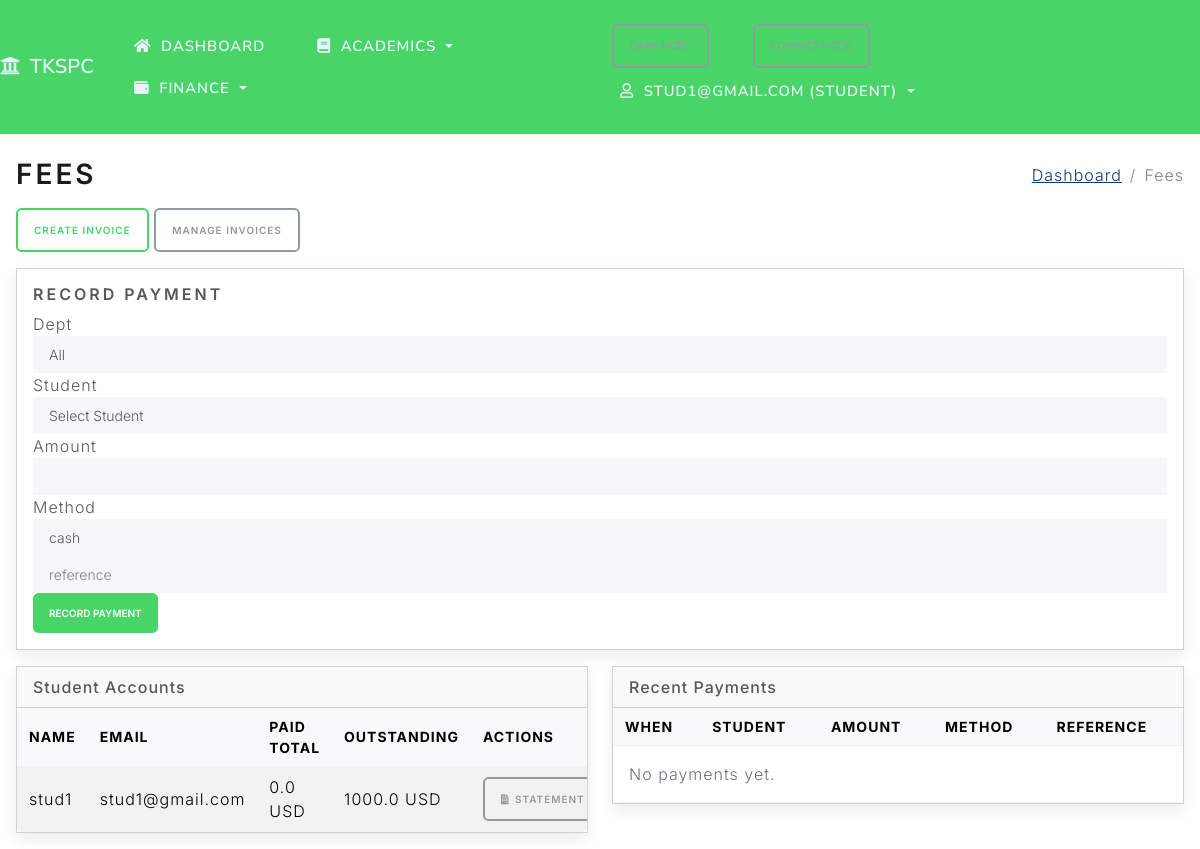
The app's page /finance/fees (signed in) with its own data.
### project/models.py (models this page shows)
class Student(db.Model):
    id = db.Column(db.Integer, primary_key=True)
    name = db.Column(db.String(100), nullable=False)
    email = db.Column(db.String(120), unique=True, nullable=False)
    phone = db.Column(db.String(20), nullable=False)
    registration_number = db.Column(db.String(50), unique=True)
    roll_number = db.Column(db.String(50), unique=True)
    address = db.Column(db.Text)
    date_of_birth = db.Column(db.Date)
    gender = db.Column(db.String(20))
    admission_date = db.Column(db.Date)
    department_id = db.Column(db.Integer, db.ForeignKey('department.id'))
    guardian_name = db.Column(db.String(100))
    guardian_phone = db.Column(db.String(20))
    guardian_email = db.Column(db.String(100))
    status = db.Column(db.String(20), default='active')
    tutor_id = db.Column(db.Integer, db.ForeignKey('teacher.id'))
    nationality = db.Column(db.String(50))
    blood_group = db.Column(db.String(10))
    religion = db.Column(db.String(50))
    community = db.Column(db.String(50))
    sslc_marks = db.Column(db.Integer)
    hsc_marks = db.Column(db.Integer)
    current_year = db.Column(db.Integer)
    semester_id = db.Column(db.Integer, db.ForeignKey('semester.id'))
    section = db.Column(db.String(10))
    father_name = db.Column(db.String(100))
    mother_name = db.Column(db.String(100))
    emergency_contact_name = db.Column(db.String(100))
    emergency_contact_phone = db.Column(db.String(20))
    previous_school = db.Column(db.String(255))
    aadhar_no = db.Column(db.String(20))
    community_cert_no = db.Column(db.String(50))
    annual_income = db.Column(db.Float)
    income_cert_no = db.Column(db.String(50))
    temp_password = db.Column(db.String(100))
    courses = db.relationship('Course', secondary=enrollments, backref='students', lazy=True)
    attendances = db.relationship('Attendance', backref='student', lazy=True, cascade="all, delete-orphan")
    grades = db.relationship('Grade', backref='student', lazy=True, cascade="all, delete-orphan")
    fee_accounts = db.relationship('FeeAccount', backref='student', lazy=True, cascade="all, delete-orphan")
    invoices = db.relationship('Invoice', backref='student', lazy=True, cascade="all, delete-orphan")
    payments = db.relationship('FeePayment', backref='student', lazy=True, cascade="all, delete-orphan")
    parent_links = db.relationship('ParentStudentLink', backref='student', lazy=True, cascade="all, delete-orphan")

### project/routes.py (the view, shortened to what this page needs)
@app.route('/finance/fees', methods=['GET', 'POST'])
@crud_required('fee', 'read')
def finance_fees():
    role = session.get('role')
    user_email = session.get('user')
    query = Student.query
    if role == 'parent':
        try:
            db.create_all()
        except Exception:
            pass
        links = ParentStudentLink.query.filter_by(parent_username=user_email).all()
        student_ids = [l.student_id for l in links]
        query = query.filter(Student.id.in_(student_ids))
    elif role == 'student':
        student = Student.query.filter_by(email=user_email).first()
        if student:
            student_ids = [student.id]
            query = query.filter(Student.id == student.id)
        else:
            student_ids = []
            query = query.filter(False)
    students = query.order_by(Student.name.asc()).all()
    accounts = {a.student_id: a for a in FeeAccount.query.all()}
    if role in ['parent', 'student']:
        invoices = Invoice.query.filter(Invoice.student_id.in_(student_ids)).all()
        payments = FeePayment.query.filter(FeePayment.student_id.in_(student_ids)).all()
        recent_payments = FeePayment.query.filter(FeePayment.student_id.in_(student_ids)).order_by(FeePayment.paid_at.desc()).limit(10).all()
    else:
        invoices = Invoice.query.all()
        payments = FeePayment.query.all()
        recent_payments = FeePayment.query.order_by(FeePayment.paid_at.desc()).limit(10).all()
    paid_totals = {}
    for p in payments:
        paid_totals[p.student_id] = paid_totals.get(p.student_id, 0.0) + (p.amount or 0.0)
    due_totals = {}
    for inv in invoices:
        due_totals[inv.student_id] = due_totals.get(inv.student_id, 0.0) + (inv.amount_due or 0.0)
    outstanding = {sid: max(due_totals.get(sid, 0.0) - paid_totals.get(sid, 0.0), 0.0) for sid in set(list(due_totals.keys()) + list(paid_totals.keys()))}
    departments = Department.query.order_by(Department.name.asc()).all()
    return render_template('fees.html', title='Fees', students=students, departments=departments, accounts=accounts, recent_payments=recent_payments, outstanding=outstanding)

### project/routes.py (called while the page is built)
def crud_required(resource: str, action: str):
    def decorator(fn):
        @wraps(fn)
        def wrapper(*args, **kwargs):
            if not session.get('logged_in'):
                flash('Please log in to access this page.', 'warning')
                return redirect(url_for('login', next=request.path))
            role = session.get('role')
            allowed = CRUD_PERMISSIONS.get(resource, {}).get(action, [])
            if role not in allowed:
                flash('You are not authorized to perform this action.', 'danger')
                return redirect(url_for('index'))
            return fn(*args, **kwargs)
        return wrapper
    return decorator

### project/templates/fees.html (shortened to what this page needs)
{% extends 'base.html' %}
{% block page_title %}<h2 class="mb-0">Fees</h2>{% endblock %}
{% block breadcrumbs %}
  <li class="breadcrumb-item"><a href="{{ url_for('dashboard') }}">Dashboard</a></li>
  <li class="breadcrumb-item active" aria-current="page">Fees</li>
{% endblock %}
{% block content %}
{% if session.get('role') != 'parent' %}
<div class="d-flex justify-content-between align-items-center mb-3">
  <div>
    <a href="{{ url_for('create_invoice') }}" class="btn btn-sm btn-outline-primary mr-2">Create Invoice</a>
    <a href="{{ url_for('list_invoices') }}" class="btn btn-sm btn-outline-secondary">Manage Invoices</a>
  </div>
</div>
<div class="card mb-3">
  <div class="card-body">
    <h5 class="card-title">Record Payment</h5>
    <form class="form-inline" method="post" action="{{ url_for('finance_fees') }}">
    <label class="mr-2">Dept</label>
    <select id="dept_filter" class="form-control form-control-sm mr-2">
      <option value="">All</option>
    </select>
    <label class="mr-2">Student</label>
    <select name="student_id" id="student_id" class="form-control form-control-sm mr-2" required>
      <option value="">Select Student</option>
    </select>
    <label class="mr-2">Amount</label>
    <input type="number" step="0.01" name="amount" class="form-control form-control-sm mr-2" required>
    <label class="mr-2">Method</label>
    <select name="method" class="form-control form-control-sm mr-2">
      <option value="cash">cash</option>
    </select>
    <input type="text" name="reference" class="form-control form-control-sm mr-2" placeholder="reference">
    <button type="submit" class="btn btn-sm btn-primary">Record Payment</button>
  </form>
  </div>
</div>
{% endif %}
<div class="row">
  <div class="col-md-6">
    <div class="card mb-3">
      <div class="card-header">Student Accounts</div>
      <div class="card-body p-0">
        <div class="table-responsive">
          <table class="table table-sm table-striped table-hover mb-0">
            <thead>
              <tr>
                <th>Name</th>
                <th>Email</th>
                <th>Paid Total</th>
                <th>Outstanding</th>
                <th style="min-width: 150px;">Actions</th>
              </tr>
            </thead>
            <tbody>
              {% for s in students %}
              {% set acc = accounts.get(s.id) %}
              <tr>
                <td>{{ s.name }}</td>
                <td>{{ s.email }}</td>
                <td>{{ acc.balance if acc else 0.0 }} {{ config.DEFAULT_CURRENCY }}</td>
                <td>{{ outstanding.get(s.id, 0.0) }} {{ config.DEFAULT_CURRENCY }}</td>
                <td class="text-nowrap">
                  <a href="{{ url_for('fee_statement', student_id=s.id) }}" class="btn btn-sm btn-outline-secondary btn-icon"><i class="fas fa-file-invoice"></i> Statement</a>
                </td>
              </tr>
              {% endfor %}
            </tbody>
          </table>
        </div>
      </div>
    </div>
  </div>
  <div class="col-md-6">
    <div class="card mb-3">
      <div class="card-header">Recent Payments</div>
      <div class="card-body p-0">
        <div class="table-responsive">
          <table class="table table-sm mb-0">
            <thead>
              <tr>
                <th>When</th>
                <th>Student</th>
                <th>Amount</th>
                <th>Method</th>
                <th>Reference</th>
              </tr>
            </thead>
            <tbody>
              {% if recent_payments|length == 0 %}
              <tr>
                <td colspan="5" class="text-muted p-3">No payments yet.</td>
              </tr>
              {% endif %}
            </tbody>
          </table>
        </div>
      </div>
    </div>
  </div>
</div>
{% endblock %}

### project/templates/base.html (shortened to what this page needs)
<!DOCTYPE html>
<html>
<head>
    <link rel="stylesheet" href="https://cdn.jsdelivr.net/npm/bootswatch@5.3.2/dist/lux/bootstrap.min.css">
    <link rel="stylesheet" href="https://cdnjs.cloudflare.com/ajax/libs/font-awesome/5.15.4/css/all.min.css">
    <link rel="stylesheet" href="{{ url_for('static', filename='css/app.css') }}">
</head>
<body class="loading">
    <nav class="navbar navbar-expand-lg navbar-dark bg-tkspc sticky-top">
        <a class="navbar-brand" href="{{ url_for('students') }}"><i class="fas fa-university me-1"></i> TKSPC</a>
        <div class="collapse navbar-collapse" id="navMain">
            <ul class="navbar-nav me-auto">
                {% if session.get('logged_in') %}
                <li class="nav-item {% if request.endpoint == 'dashboard' %}active{% endif %}">
                    <a class="nav-link" href="{{ url_for('dashboard') }}" aria-label="Dashboard" data-bs-toggle="tooltip" data-bs-placement="bottom" title="Dashboard"><i class="fas fa-home me-1"></i><span class="nav-label">Dashboard</span></a>
                </li>
                <li class="nav-item dropdown">
                    <a class="nav-link dropdown-toggle" href="#" id="navAcademics" role="button" data-bs-toggle="dropdown" aria-expanded="false"><i class="fas fa-book me-1"></i><span class="nav-label">Academics</span></a>
                </li>
                <li class="nav-item dropdown">
                    <a class="nav-link dropdown-toggle" href="#" id="navFinance" role="button" data-bs-toggle="dropdown" aria-expanded="false"><i class="fas fa-wallet me-1"></i><span class="nav-label">Finance</span></a>
                </li>
                {% endif %}
            </ul>
            <ul class="navbar-nav ms-auto">
                <li class="nav-item">
                    <button id="themeToggle" class="btn btn-sm btn-outline-secondary me-2" type="button">Dark Mode</button>
                </li>
                <li class="nav-item">
                    <button id="compactToggle" class="btn btn-sm btn-outline-secondary me-2" type="button">Compact Mode</button>
                </li>
                {% if session.get('logged_in') %}
                <li class="nav-item dropdown">
                    <a class="nav-link dropdown-toggle" href="#" id="navAccount" role="button" data-bs-toggle="dropdown" aria-expanded="false"><i class="far fa-user me-1"></i>{{ session.get('user') }} ({{ session.get('role', 'staff') }})</a>
                </li>
                {% else %}
                <li class="nav-item {% if request.endpoint == 'login' %}active{% endif %}"><a class="nav-link" href="{{ url_for('login') }}"><i class="fas fa-sign-in-alt mr-1"></i>Login</a></li>
                {% endif %}
            </ul>
        </div>
    </nav>
    <div class="container-fluid mt-4 px-3">
        <div class="d-flex justify-content-between align-items-center mb-3 page-header">
            <div>
                {% block page_title %}{% endblock %}
            </div>
            <nav aria-label="breadcrumb">
                <ol class="breadcrumb mb-0">
                    {% block breadcrumbs %}{% endblock %}
                </ol>
            </nav>
        </div>
        <div id="toastContainer" class="toast-container position-fixed p-3" style="top: 1rem; right: 1rem; z-index: 1080;">
        </div>
        {% block content %}{% endblock %}
    </div>
  </body>
</html>

### project/static/css/app.css (style rules this page uses)
:root { --bg: #ffffff; --text: #1f2937; --muted: #6b7280; --card-bg: #ffffff; --card-shadow: 0 0.35rem 0.9rem rgba(0,0,0,0.08); --table-header-bg: #f8f9fa; --tkspc-primary: #49d468; --tkspc-secondary: #f39c12; --tkspc-accent: #1abc9c; --link: #0b3a6d; --link-hover: #072a4d; }
body { background-color: var(--bg); color: var(--text); }
.container-fluid { font-family: 'Inter', system-ui, -apple-system, Segoe UI, Roboto, Helvetica, Arial, 'Apple Color Emoji', 'Segoe UI Emoji'; }
.navbar-brand { font-weight: 600; letter-spacing: 0.2px; }
.navbar .nav-link { padding: 0.5rem 0.6rem; font-size: 0.92rem; }
.navbar .navbar-nav { gap: 0.25rem; }
.navbar .nav-link { display: inline-flex; align-items: center; gap: 0.35rem; }
.navbar-dark.bg-tkspc { background-color: var(--tkspc-primary) !important; }
.navbar-dark .navbar-brand, .navbar-dark .nav-link { color: #eaf2fb; }
a { color: var(--link); }
@media (min-width: 993px) { .navbar .navbar-nav { flex-wrap: wrap; } }
.card { box-shadow: var(--card-shadow); background-color: var(--card-bg); }
.card-header { font-weight: 500; }
table.table thead th { background-color: var(--table-header-bg); }
table.table td, table.table th { vertical-align: middle; }
.table-sm td, .table-sm th { padding: 0.5rem 0.75rem; }
.table-responsive { border-radius: 0.35rem; overflow-x: auto; -webkit-overflow-scrolling: touch; }
.text-nowrap { white-space: nowrap !important; }
.btn { border-radius: 0.35rem; }
.btn-icon { display: inline-flex; align-items: center; gap: 0.35rem; }
.btn-primary { background-color: var(--tkspc-primary); border-color: var(--tkspc-primary); }
.btn-outline-primary { color: var(--tkspc-primary); border-color: var(--tkspc-primary); }
.form-inline .form-control { min-width: 180px; }
.text-muted { color: var(--muted) !important; }
.breadcrumb { background: transparent; }
.breadcrumb .breadcrumb-item a { color: var(--link); }
.toast-container { pointer-events: none; }

### records on screen
Student: get "STUD1@GMAIL.COM", name "stud1", email "stud1@gmail.com", balance "0.0", DEFAULT_CURRENCY "USD", get "1000.0"

### other values on screen
{{ session.get('role', 'staff') }} "STUDENT"
